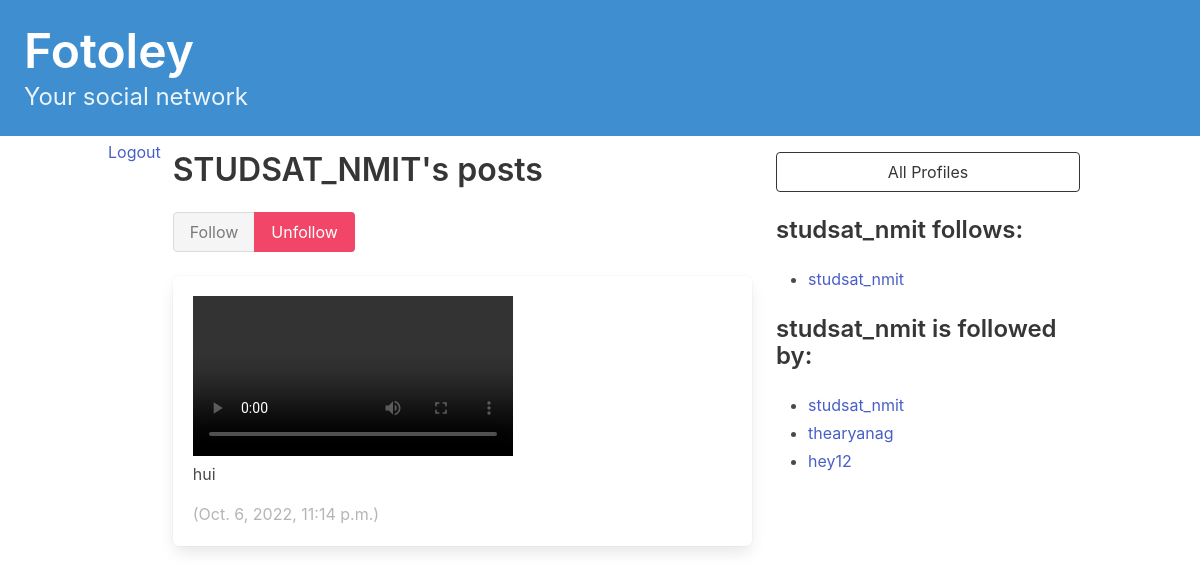
The app's page /profile/2/ (signed in) with its own data.
### fotoapp/models.py (models this page shows, shortened)
class Profile(models.Model):
    user = models.OneToOneField(User, on_delete=models.CASCADE)
    bio = models.TextField(max_length=500, blank=True)
    location = models.CharField(max_length=30, blank=True)
    birth_date = models.DateField(null=True, blank=True)
    follows = models.ManyToManyField('self', related_name='followed_by', symmetrical=False , blank=True)
    def __str__(self):
        return self.user.username

class Post(models.Model):
    user = models.ForeignKey(User,related_name="post", on_delete=models.DO_NOTHING)
    media = models.FileField(upload_to='media/' , blank=True)
    caption = models.CharField(max_length=500, blank=True)
    date = models.DateTimeField(auto_now_add=True)

### fotoapp/views.py (the view, shortened to what this page needs)
# urls.py: path('profile/<int:pk>/', views.profile_detail, name='profile_detail'),
def profile_detail(request, pk):
    profile = Profile.objects.get(pk=pk)
    return render(request, 'fotoapp/profile_detail.html', {'profile': profile})

### fotoapp/templates/fotoapp/profile_detail.html (shortened to what this page needs)
{% extends 'base.html' %}
{% block content %}
<div class="column">
    <div class="block">
        <h1 class="title is-3">
            {{profile.user.username|upper}}'s posts
        </h1>
        <form method="post">
            <div class="buttons has-addons">
                {% if profile in user.profile.follows.all %}
                <button class="button is-success is-static">Follow</button>
                <button class="button is-danger" name="follow" value="unfollow">
                    Unfollow
                </button>
                {% else %}
                <button class="button is-success" name="follow" value="follow">
                    Follow
                </button>
                <button class="button is-danger is-static">Unfollow</button>
                {% endif %}
            </div>
        </form>
    </div>
    {% if profile in user.profile.follows.all  %}
    <div class="content">
        {% for post in profile.user.post.all %}
        <div class="box">
            {% if post.media %}
            {% if post.media.url.lower|slice:"-3:" == "mp4" %}
            <video width="320" height="240" controls>
                <source src="{{post.media.url}}" type="video/mp4">
            </video>
            {% else %}
            <img width="320" height="240" src="{{post.media.url}}" alt="image">
            {% endif %}
            {% endif %}
            <p>{{ post.caption }}</p>
            <span class="is-small has-text-grey-light">
                ({{ post.date }})
            </span>
        </div>
        {% endfor %}
    </div>
    {%endif%}
</div>
<div class="column is-one-third">
    <div class="block">
        <a href="{% url 'profile_list' %}">
            <button class="button is-dark is-outlined is-fullwidth">
                All Profiles
            </button>
        </a>
    </div>
    <div class="block">
        <h3 class="title is-4">
            {{profile.user.username}} follows:
        </h3>
        <div class="content">
            <ul>
                {% for following in profile.follows.all %}
                <li>
                    <a href="{% url 'profile_detail' following.id %}">
                        {{ following }}
                    </a>
                </li>
                {% endfor %}
            </ul>
        </div>
    </div>
    <div class="block">
        <h3 class="title is-4">
            {{profile.user.username}} is followed by:
        </h3>
        <div class="content">
            <ul>
                {% for follower in profile.followed_by.all %}
                <li>
                    <a href="{% url 'profile_detail' follower.id %}">
                        {{ follower }}
                    </a>
                </li>
                {% endfor %}
            </ul>
        </div>
    </div>
</div>
{% endblock content %}

### records on screen
Profile: user.username "STUDSAT_NMIT", user.username "studsat_nmit"
Post: caption "hui", date "Oct. 6, 2022, 11:14 p.m."
Profile: user.username "thearyanag"
Profile: user.username "hey12"
